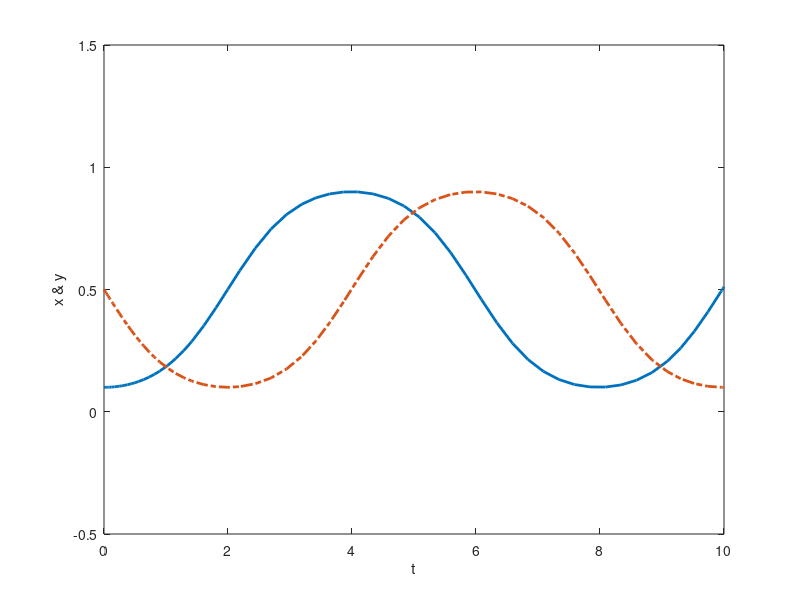
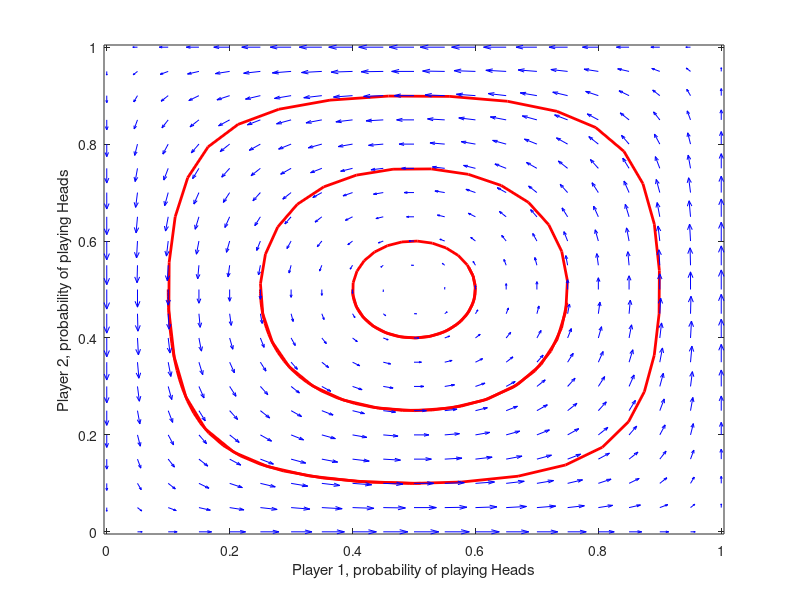
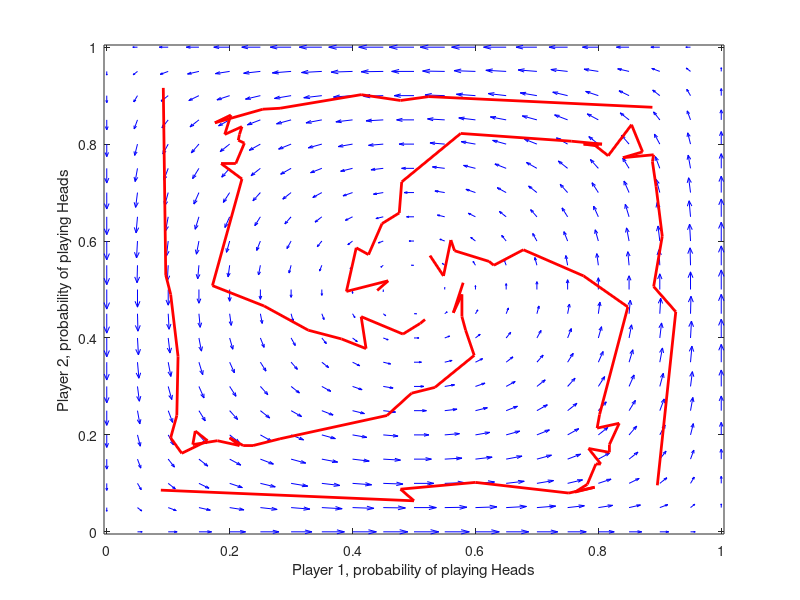
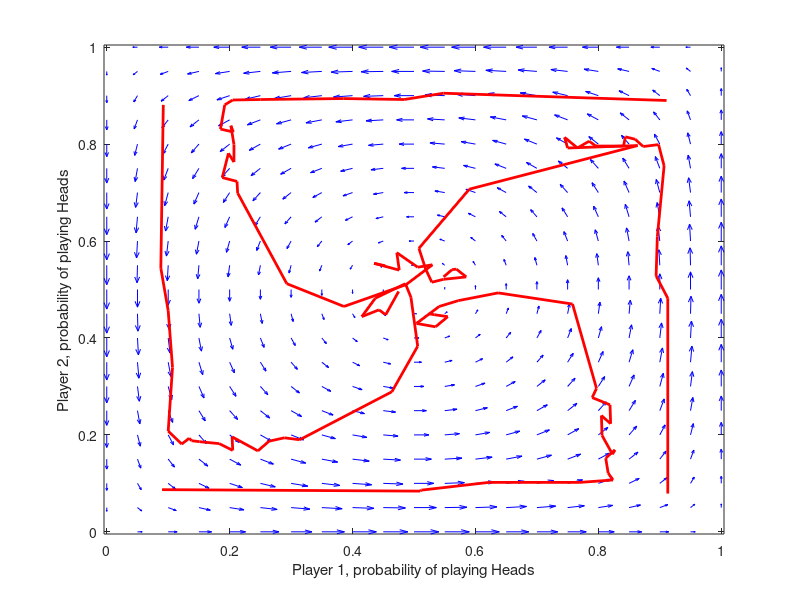

The MATLAB script that drew these images, in order:
%{
 Payoff matrices : A = [1 -1; -1 1] and B = [-1 1; 1 -1], Asymmetric game
%}

solution = @(t,z) [z(1).*(1-z(1)).*((-2)*z(2) - (-2)*(1-z(2))), z(2).*(1-z(2)).*(2*z(1) - 2*(1-z(1)))]';

[T,Z] = ode45(solution,[0 10],[0.1 0.5]);
[T2,Z2] = ode45(solution,[0 10],[0.25 0.5]);
[T3,Z3] = ode45(solution,[0 10],[0.4 0.5]);

plot(T,Z(:,1),'-',T,Z(:,2),'-.')  
%title('Matching Pennies');
xlabel('t');
ylabel('x & y');
set(findobj(gca,'Type','line'),'LineWidth',2);
axis([0 10 -.5 1.5]);

figure
plot(Z(:,1),Z(:,2),'-')
hold on
plot(Z2(:,1),Z2(:,2),'-')
hold on
plot(Z3(:,1),Z3(:,2),'-')

set(findobj(gca,'Type','line'),'Color','r','LineWidth',2);
%title('Matching Pennies');
xlabel('Player 1, probability of playing Heads');    
ylabel('Player 2, probability of playing Heads');     

hold on
[X,Y] = meshgrid(0:0.05:1);
V = Y.*(1-Y).*(2*X - 2*(1-X));
U = X.*(1-X).*((-2)*Y - (-2)*(1-Y));
quiver(X,Y,U,V,0.6,'b');
axis tight;
hold off

figure
[X,Y] = meshgrid(0:0.05:1);
V = Y.*(1-Y).*(2*X - 2*(1-X));
U = X.*(1-X).*((-2)*Y - (-2)*(1-Y));
quiver(X,Y,U,V,0.6,'b');
axis tight;
hold on

Array=csvread('pennies_QLearnerA4_QLearnerB41.csv');
line1 = Array(2, :);
line2 = Array(3, :);
%line1filtered = line1(1, 10:1:5000);
%line2filtered = line2(1, 10:1:5000);
line1filtered = cat(2, line1(1, 1:10:150), line1(1, 170:500:5000));
line2filtered = cat(2, line2(1, 1:10:150), line2(1, 70:500:5000));
plot(line2filtered, line1filtered, 'r', 'LineWidth',2)
hold on
Array=csvread('pennies_QLearnerA4_QLearnerB42.csv');
line3 = Array(2, :);
line4 = Array(3, :);
line3filtered = cat(2, line3(1, 1:10:150), line3(1, 170:500:5000));
line4filtered = cat(2, line4(1, 1:10:150), line4(1, 70:500:5000));
plot(line4filtered, line3filtered, 'r', 'LineWidth',2)
hold on
Array=csvread('pennies_QLearnerA4_QLearnerB43.csv');
line5 = Array(2, :);
line6 = Array(3, :);
line5filtered = cat(2, line5(1, 1:10:150), line5(1, 170:500:5000));
line6filtered = cat(2, line6(1, 1:10:150), line6(1, 170:500:5000));
plot(line6filtered, line5filtered, 'r', 'LineWidth',2)
hold on
Array=csvread('pennies_QLearnerA4_QLearnerB44.csv');
line7 = Array(2, :);
line8 = Array(3, :);
line7filtered = cat(2, line7(1, 1:10:150), line7(1, 170:500:5000));
line8filtered = cat(2, line8(1, 1:10:150), line8(1, 170:500:5000));
plot(line8filtered, line7filtered, 'r', 'LineWidth',2)
hold on



xlabel('Player 1, probability of playing Heads');    
ylabel('Player 2, probability of playing Heads');  

hold off



figure
[X,Y] = meshgrid(0:0.05:1);
V = Y.*(1-Y).*(2*X - 2*(1-X));
U = X.*(1-X).*((-2)*Y - (-2)*(1-Y));
quiver(X,Y,U,V,0.6,'b');
axis tight;
hold on

Array=csvread('pennies_MCILearnerA4_MCILearnerB41.csv');
line1 = Array(2, :);
line2 = Array(3, :);
%line1filtered = line1(1, 10:1:5000);
%line2filtered = line2(1, 10:1:5000);
line1filtered = cat(2, line1(1, 1:10:150), line1(1, 170:200:2000));
line2filtered = cat(2, line2(1, 1:10:150), line2(1, 70:200:2000));
plot(line2filtered, line1filtered, 'r', 'LineWidth',2)
hold on
Array=csvread('pennies_MCILearnerA4_MCILearnerB42.csv');
line3 = Array(2, :);
line4 = Array(3, :);
line3filtered = cat(2, line3(1, 1:10:150), line3(1, 170:200:2000));
line4filtered = cat(2, line4(1, 1:10:150), line4(1, 70:200:2000));
plot(line4filtered, line3filtered, 'r', 'LineWidth',2)
hold on
Array=csvread('pennies_MCILearnerA4_MCILearnerB43.csv');
line5 = Array(2, :);
line6 = Array(3, :);
line5filtered = cat(2, line5(1, 1:10:150), line5(1, 170:200:2000));
line6filtered = cat(2, line6(1, 1:10:150), line6(1, 170:200:2000));
plot(line6filtered, line5filtered, 'r', 'LineWidth',2)
hold on
Array=csvread('pennies_MCILearnerA4_MCILearnerB44.csv');
line7 = Array(2, :);
line8 = Array(3, :);
line7filtered = cat(2, line7(1, 1:10:150), line7(1, 170:200:2000));
line8filtered = cat(2, line8(1, 1:10:150), line8(1, 170:200:2000));
plot(line8filtered, line7filtered, 'r', 'LineWidth',2)
hold on



xlabel('Player 1, probability of playing Heads');    
ylabel('Player 2, probability of playing Heads');  

hold off
